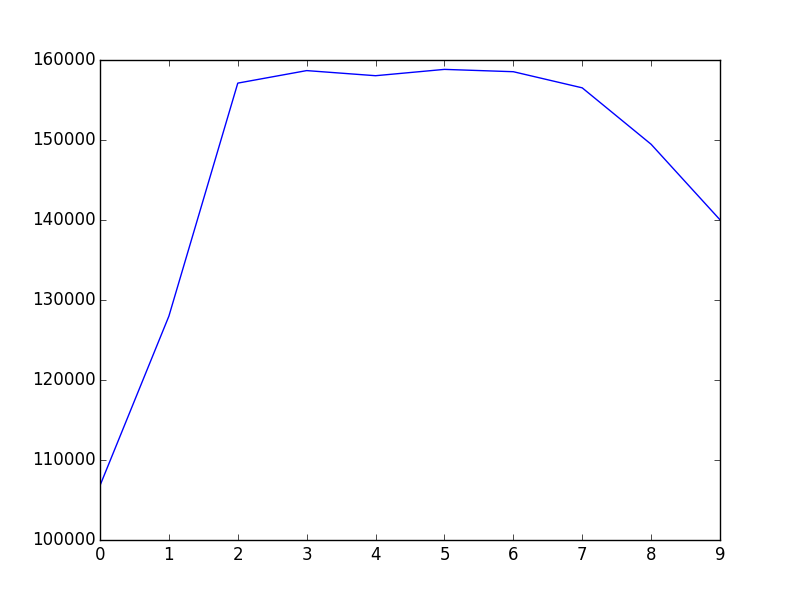

The script that saved this image:
import geofuncs as GF
import urlfuncs as URLF
import pngfuncs as PNGF
import pointfuncs as PF
import visfuncs as VF

london_location=GF.geolocate("London")
print london_location

map_response=URLF.map_at(51.5072, -0.1275, zoom=10)
url= map_response.url
print url
print PNGF.count_green_in_png(URLF.map_at(*london_location))

### "save"
import matplotlib
matplotlib.use('Agg')
import matplotlib.pyplot as plt
with open('green.png','w') as green:
    green.write(VF.show_green_in_png(URLF.map_at(*london_location,
        zoom=10,satellite=True)))

plt.plot([
    PNGF.count_green_in_png(
        URLF.map_at(*location,zoom=10,satellite=True))
          for location in PF.location_sequence(
              GF.geolocate("London"),
              GF.geolocate("Birmingham"),10)])
plt.savefig('greengraph.png')
